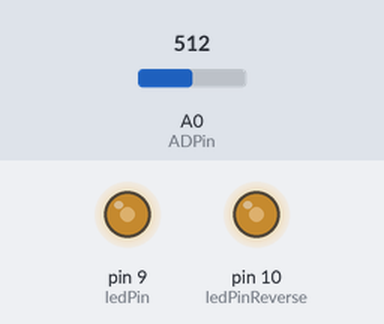
Bench run of a sketch on a simulated Arduino Uno, built with avr-gcc and run on an emulated ATmega328P. Parts: output pins drawn as LEDs (lit = HIGH). The inputs (shaded band) are chosen by the test bench; at power-on: A0 (ADPin) = 512.

Above: at 1.2 s.
1.3 s: A0 (ADPin) set to 716
At 1.7 s:
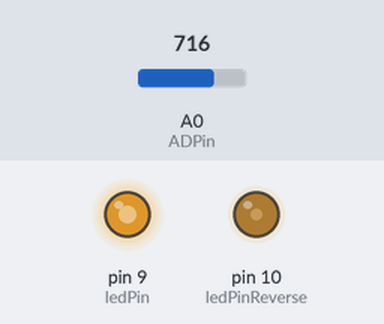
2.8 s: A0 (ADPin) set to 900
At 3.8 s:
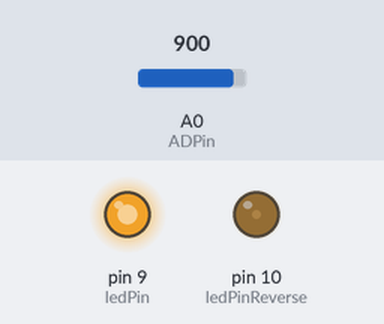
4.3 s: A0 (ADPin) set to 1023
At 5.4 s:
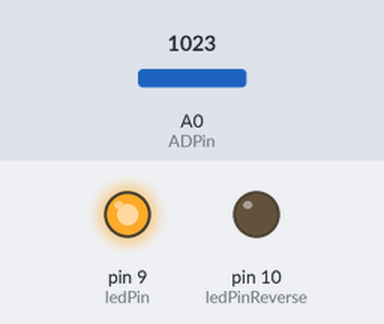
5.8 s: A0 (ADPin) set to 306
At 6.3 s:
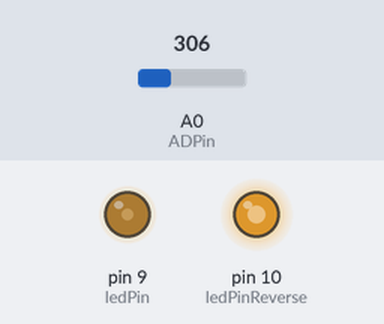
7.3 s: A0 (ADPin) set to 122
At 8.4 s:
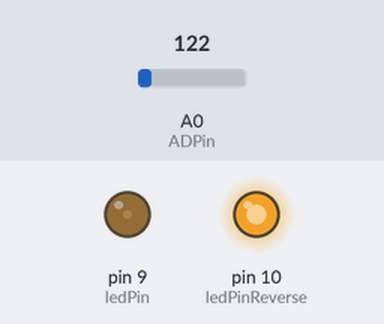
8.8 s: A0 (ADPin) set to 511
At 10.0 s:
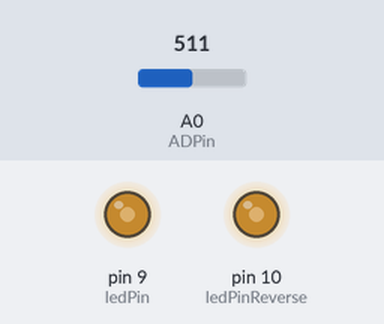
Timing chart, 0 to 11.3 s (numbered marks = the images above; inputs shaded):
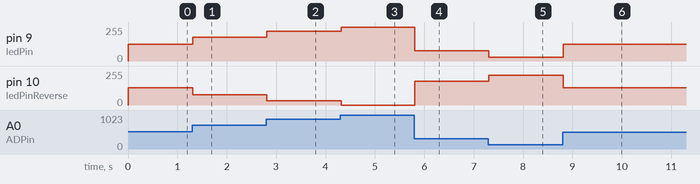

The sketch:

PWM_With_AD.ino
```cpp
int ledPin = 9;
int ledPinReverse = 10;
int ADPin = A0;

void setup() {
  pinMode(ledPin, OUTPUT);
  pinMode(ledPinReverse, OUTPUT);
  pinMode(ADPin, INPUT);

  Serial.begin(9600);
}

void loop() {
  int brightness = analogRead(ADPin) * 255.0 / 1023.0;
  analogWrite(ledPin, brightness);
  analogWrite(ledPinReverse, 255 - brightness);

  delay(20);
}
```

Measured:
- after the input at 1.3 s, pin 9 (ledPin): 127/255 → 178/255 at once; pin 10 (ledPinReverse): 128/255 → 77/255 at once
- after the input at 2.8 s, pin 9 (ledPin): 178/255 → 224/255 at once; pin 10 (ledPinReverse): 77/255 → 31/255 at once
- after the input at 4.3 s, pin 9 (ledPin): 224/255 → 255/255 at once; pin 10 (ledPinReverse): 31/255 → 0/255 at once
- after the input at 5.8 s, pin 9 (ledPin): 255/255 → 76/255 at once; pin 10 (ledPinReverse): 0/255 → 179/255 at once
- after the input at 7.3 s, pin 9 (ledPin): 76/255 → 30/255 at once; pin 10 (ledPinReverse): 179/255 → 225/255 at once
- after the input at 8.8 s, pin 9 (ledPin): 30/255 → 127/255 at once; pin 10 (ledPinReverse): 225/255 → 128/255 at once
